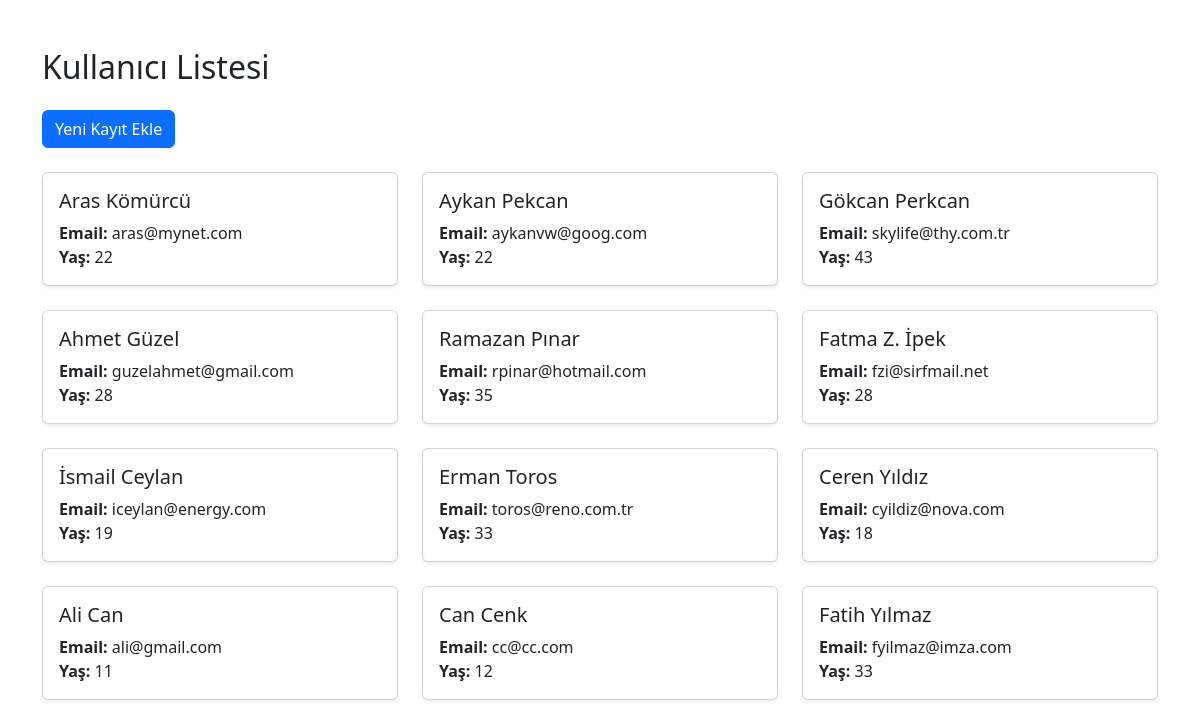
/users/, run on the app's committed database.
### users/models.py (models this page shows, shortened)
class UserProfile(models.Model):
    name = models.CharField(max_length=100)
    email = models.EmailField()
    age = models.IntegerField()

### users/views.py (the view)
# urls.py: path('', views.user_list, name='user_list'),
def user_list(request):
    users = UserProfile.objects.all()
    return render(request, "users/user_list.html", {"users": users})

### users/templates/users/user_list.html (shortened to what this page needs)
<!DOCTYPE html>
<html lang="tr">
<head>
    <link href="https://cdn.jsdelivr.net/npm/bootstrap@5.3.3/dist/css/bootstrap.min.css" rel="stylesheet">
</head>
<body>
<div class="container mt-5">
    <h2 class="mb-4">Kullanıcı Listesi</h2>
        <a href="{% url 'create_userprofile' %}" class="btn btn-primary">Yeni Kayıt Ekle</a>
<br>
<br>
    {% if users %}
    <div class="row row-cols-1 row-cols-md-3 g-4">
        {% for user in users %}
        <div class="col">
            <div class="card h-100 shadow-sm">
                <div class="card-body">
                    <h5 class="card-title">{{ user.name }}</h5>
                    <p class="card-text">
                        <strong>Email:</strong> {{ user.email }}<br>
                        <strong>Yaş:</strong> {{ user.age }}
                    </p>
                </div>
            </div>
        </div>
        {% endfor %}
    </div>
    {% else %}
        <div class="alert alert-info">Henüz kayıtlı kullanıcı yok.</div>
    {% endif %}
</div>
</body>
</html>

### data on the page
UserProfile: name "Aras Kömürcü", email "aras@mynet.com", age "22"
UserProfile: name "Aykan Pekcan", email "aykanvw@goog.com", age "22"
UserProfile: name "Gökcan Perkcan", email "skylife@thy.com.tr", age "43"
UserProfile: name "Ahmet Güzel", email "guzelahmet@gmail.com", age "28"
UserProfile: name "Ramazan Pınar", email "rpinar@hotmail.com", age "35"
UserProfile: name "Fatma Z. İpek", email "fzi@sirfmail.net", age "28"
UserProfile: name "İsmail Ceylan", email "iceylan@energy.com", age "19"
UserProfile: name "Erman Toros", email "toros@reno.com.tr", age "33"
UserProfile: name "Ceren Yıldız", email "cyildiz@nova.com", age "18"
UserProfile: name "Ali Can", email "ali@gmail.com", age "11"
UserProfile: name "Can Cenk", email "cc@cc.com", age "12"
UserProfile: name "Fatih Yılmaz", email "fyilmaz@imza.com", age "33"
